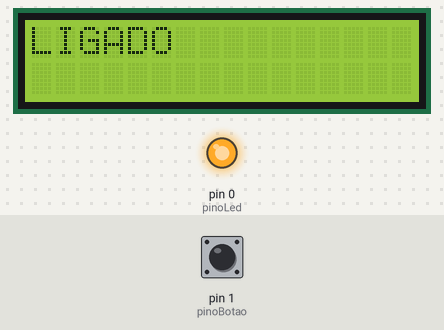
Bench run of a sketch on a simulated Arduino Uno, built with avr-gcc and run on an emulated ATmega328P. On the bench: 16×2 character LCD, output pins drawn as LEDs (lit = HIGH). The inputs (shaded band) are chosen by the test bench; at power-on: pin 1 (pinoBotao) LOW.

Above: at 1.2 s.
1.3 s: pin 1 (pinoBotao) pulled HIGH for 0.15 s
At 1.5 s:
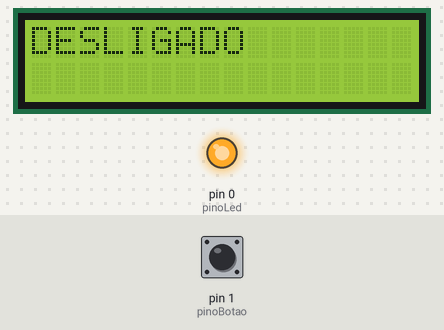
3.1 s: pin 1 (pinoBotao) pulled HIGH for 3.2 s
At 4.1 s:
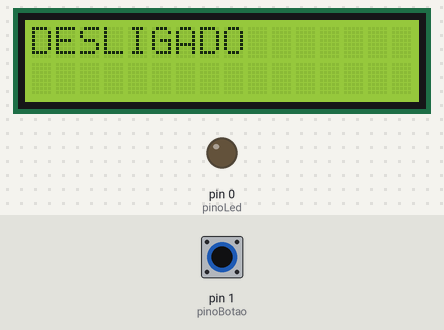
Timing chart, 0 to 7.8 s (numbered marks = the images above; inputs shaded):
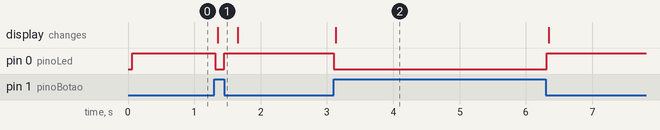

Measured:
- after the input at 1.3 s, pin 0 (pinoLed): HIGH → LOW at once, → HIGH 0.13 s later; the display: changes after 0.05 s (image 1)
- after the input at 3.1 s, pin 0 (pinoLed): HIGH → LOW at once, → HIGH 3.2 s later; the display: changes at once (image 2)

The sketch:

projeto_15_lcd_led_botao.ino
```cpp
#include <LiquidCrystal.h>

LiquidCrystal lcd(12, 11, 5, 4, 3, 2);

int pinoLed = 0;
int pinoBotao = 1;
int valorBotao;

void setup(){
  pinMode(pinoLed, OUTPUT);
  pinMode(pinoBotao, INPUT);

  lcd.begin(16, 2);
}

void loop()
{
  valorBotao = digitalRead(pinoBotao);

  lcd.clear();

  if (valorBotao == HIGH) {
    digitalWrite(pinoLed, LOW);
    lcd.write("DESLIGADO");
  } else {
    digitalWrite(pinoLed, HIGH);
    lcd.write("LIGADO");
  }

  delay(30);
}
```
